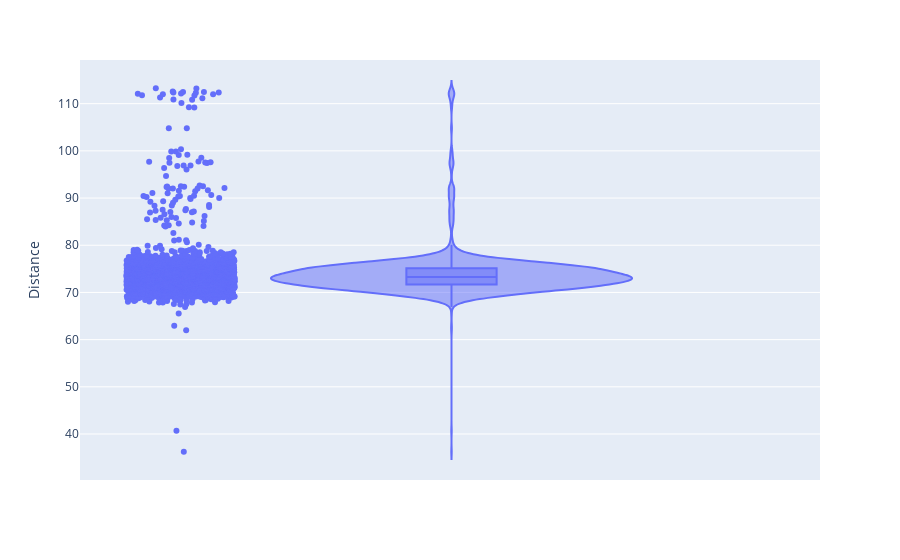
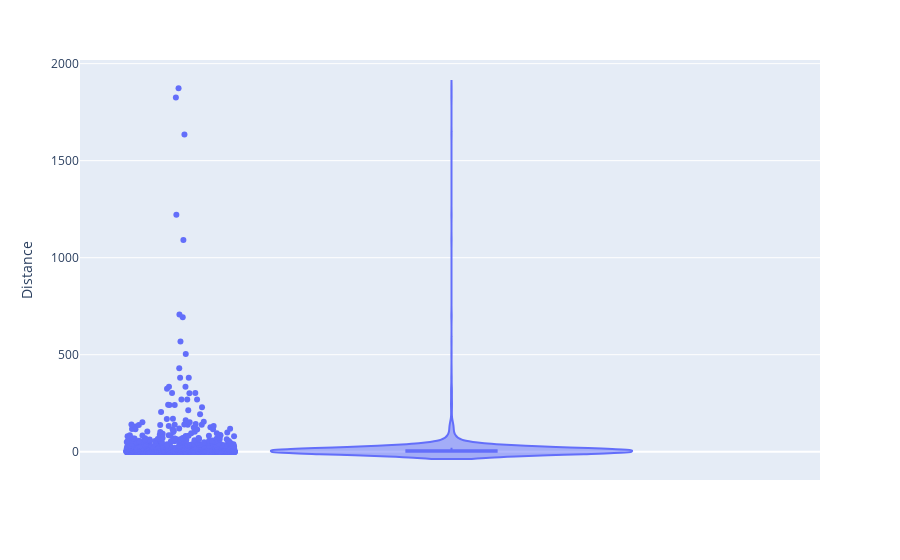

The code cell stored with these charts, in order, in its notebook:
### Code cell
distances_array = calculate_distances_from_samples(samples_optgp_loopless_model, samples_optgp_loopless_model_loopless_solutions, loopy_cobra_model_turned_off_loopy_reactions)
violin_plot_samples_distances(distances_array)


distances_array = calculate_distances_from_reactions(samples_optgp_loopless_model, samples_optgp_loopless_model_loopless_solutions, loopy_cobra_model_turned_off_loopy_reactions)
violin_plot_samples_distances(distances_array)

### Figure 1 — Plotly figure (JSON) as saved in the notebook; plotly's stock layout.template omitted (floating-point values rounded to 4 significant figures; data arrays with more than 128 entries replaced by an {"elided": "..."} marker saying what was removed)
{"data": [{"alignmentgroup": "True", "box": {"visible": true}, "hovertemplate": "Distance=%{y}<extra></extra>", "legendgroup": "", "marker": {"color": "#636efa"}, "name": "", "offsetgroup": "", "orientation": "v", "points": "all", "scalegroup": "True", "showlegend": false, "type": "violin", "x0": " ", "xaxis": "x", "y": {"elided": "3000 float values"}, "y0": " ", "yaxis": "y"}], "layout": {"legend": {"tracegroupgap": 0}, "margin": {"t": 60}, "violinmode": "group", "xaxis": {"anchor": "y", "domain": [0, 1]}, "yaxis": {"anchor": "x", "domain": [0, 1], "title": {"text": "Distance"}}}}

### Figure 2 — Plotly figure (JSON) as saved in the notebook; plotly's stock layout.template omitted (floating-point values rounded to 4 significant figures; data arrays with more than 128 entries replaced by an {"elided": "..."} marker saying what was removed)
{"data": [{"alignmentgroup": "True", "box": {"visible": true}, "hovertemplate": "Distance=%{y}<extra></extra>", "legendgroup": "", "marker": {"color": "#636efa"}, "name": "", "offsetgroup": "", "orientation": "v", "points": "all", "scalegroup": "True", "showlegend": false, "type": "violin", "x0": " ", "xaxis": "x", "y": {"elided": "2382 float values"}, "y0": " ", "yaxis": "y"}], "layout": {"legend": {"tracegroupgap": 0}, "margin": {"t": 60}, "violinmode": "group", "xaxis": {"anchor": "y", "domain": [0, 1]}, "yaxis": {"anchor": "x", "domain": [0, 1], "title": {"text": "Distance"}}}}
